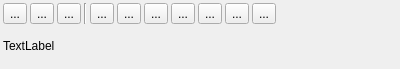
<?xml version="1.0" encoding="UTF-8"?>
<ui version="4.0">
 <class>IScrOptRte</class>
 <widget class="QWidget" name="IScrOptRte">
  <property name="geometry">
   <rect>
    <x>0</x>
    <y>0</y>
    <width>400</width>
    <height>69</height>
   </rect>
  </property>
  <property name="windowTitle">
   <string>Form</string>
  </property>
  <layout class="QVBoxLayout" name="verticalLayout">
   <property name="spacing">
    <number>3</number>
   </property>
   <property name="leftMargin">
    <number>3</number>
   </property>
   <property name="topMargin">
    <number>3</number>
   </property>
   <property name="rightMargin">
    <number>3</number>
   </property>
   <property name="bottomMargin">
    <number>3</number>
   </property>
   <item>
    <layout class="QHBoxLayout" name="horizontalLayout">
     <property name="spacing">
      <number>3</number>
     </property>
     <item>
      <widget class="QToolButton" name="toolEditDetails">
       <property name="toolTip">
        <string>View details and edit.</string>
       </property>
       <property name="text">
        <string>...</string>
       </property>
       <property name="icon">
        <iconset resource="../../resources.qrc">
         <normaloff>:/icons/32x32/EditDetails.png</normaloff>:/icons/32x32/EditDetails.png</iconset>
       </property>
      </widget>
     </item>
     <item>
      <widget class="QToolButton" name="toolCopy">
       <property name="toolTip">
        <string>Copy route into another project.</string>
       </property>
       <property name="text">
        <string>...</string>
       </property>
       <property name="icon">
        <iconset resource="../../resources.qrc">
         <normaloff>:/icons/32x32/Copy.png</normaloff>:/icons/32x32/Copy.png</iconset>
       </property>
      </widget>
     </item>
     <item>
      <widget class="QToolButton" name="toolDelete">
       <property name="toolTip">
        <string>Delete route from project.</string>
       </property>
       <property name="text">
        <string>...</string>
       </property>
       <property name="icon">
        <iconset resource="../../resources.qrc">
         <normaloff>:/icons/32x32/DeleteOne.png</normaloff>:/icons/32x32/DeleteOne.png</iconset>
       </property>
      </widget>
     </item>
     <item>
      <widget class="Line" name="line">
       <property name="orientation">
        <enum>Qt::Vertical</enum>
       </property>
      </widget>
     </item>
     <item>
      <widget class="QToolButton" name="toolInstruction">
       <property name="text">
        <string>...</string>
       </property>
       <property name="icon">
        <iconset resource="../../resources.qrc">
         <normaloff>:/icons/32x32/RteInstr.png</normaloff>:/icons/32x32/RteInstr.png</iconset>
       </property>
       <property name="checkable">
        <bool>true</bool>
       </property>
      </widget>
     </item>
     <item>
      <widget class="QToolButton" name="toolCalc">
       <property name="toolTip">
        <string>Calculate route.</string>
       </property>
       <property name="text">
        <string>...</string>
       </property>
       <property name="icon">
        <iconset resource="../../resources.qrc">
         <normaloff>:/icons/32x32/Apply.png</normaloff>:/icons/32x32/Apply.png</iconset>
       </property>
      </widget>
     </item>
     <item>
      <widget class="QToolButton" name="toolReset">
       <property name="toolTip">
        <string>Reset route calculation.</string>
       </property>
       <property name="text">
        <string>...</string>
       </property>
       <property name="icon">
        <iconset resource="../../resources.qrc">
         <normaloff>:/icons/32x32/Reset.png</normaloff>:/icons/32x32/Reset.png</iconset>
       </property>
      </widget>
     </item>
     <item>
      <widget class="QToolButton" name="toolEdit">
       <property name="toolTip">
        <string>Move route points.</string>
       </property>
       <property name="text">
        <string>...</string>
       </property>
       <property name="icon">
        <iconset resource="../../resources.qrc">
         <normaloff>:/icons/32x32/LineMove.png</normaloff>:/icons/32x32/LineMove.png</iconset>
       </property>
      </widget>
     </item>
     <item>
      <widget class="QToolButton" name="toolReverse">
       <property name="toolTip">
        <string>Reverse Route</string>
       </property>
       <property name="text">
        <string>...</string>
       </property>
       <property name="icon">
        <iconset resource="../../resources.qrc">
         <normaloff>:/icons/32x32/Reverse.png</normaloff>:/icons/32x32/Reverse.png</iconset>
       </property>
      </widget>
     </item>
     <item>
      <widget class="QToolButton" name="toolToTrack">
       <property name="toolTip">
        <string>Convert route to track</string>
       </property>
       <property name="text">
        <string>...</string>
       </property>
       <property name="icon">
        <iconset resource="../../resources.qrc">
         <normaloff>:/icons/32x32/Track.png</normaloff>:/icons/32x32/Track.png</iconset>
       </property>
      </widget>
     </item>
     <item>
      <widget class="QToolButton" name="toolNogo">
       <property name="toolTip">
        <string>Toggle Nogo-Line</string>
       </property>
       <property name="text">
        <string>...</string>
       </property>
       <property name="icon">
        <iconset resource="../../resources.qrc">
         <normaloff>:/icons/32x32/NoGoLine.png</normaloff>:/icons/32x32/NoGoLine.png</iconset>
       </property>
       <property name="checkable">
        <bool>true</bool>
       </property>
      </widget>
     </item>
     <item>
      <spacer name="horizontalSpacer">
       <property name="orientation">
        <enum>Qt::Horizontal</enum>
       </property>
       <property name="sizeHint" stdset="0">
        <size>
         <width>40</width>
         <height>20</height>
        </size>
       </property>
      </spacer>
     </item>
    </layout>
   </item>
   <item>
    <widget class="QLabel" name="label">
     <property name="text">
      <string>TextLabel</string>
     </property>
     <property name="textFormat">
      <enum>Qt::AutoText</enum>
     </property>
     <property name="textInteractionFlags">
      <set>Qt::LinksAccessibleByMouse|Qt::TextSelectableByMouse</set>
     </property>
    </widget>
   </item>
  </layout>
 </widget>
 <resources>
  <include location="../../resources.qrc"/>
 </resources>
 <connections/>
</ui>
